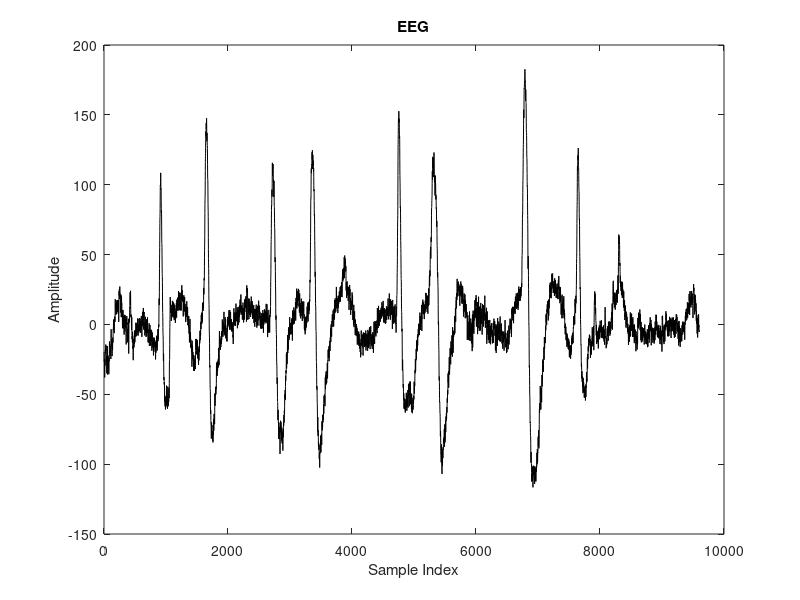

This chart was generated by the following MATLAB code: (Note: this script raises an error after producing the figure.)
% Aggelopous Sokratis 10396
% Skoularikis Anastasios 10458
close all

% Load data
data = load('train.mat');
eeg = data.train_eeg;
blinks = data.blinks;

% Plot EEG signal
figure;
plot(eeg(1, :), 'black');
title('EEG');
xlabel('Sample Index');
ylabel('Amplitude');
hold on;

seperate_blinks = split_blink_segments(blinks);

% Draw transparent patches for each blink 
y_limits = ylim;
for i = 1:length(seperate_blinks)
    blink = seperate_blinks{i};
    patch([blink(1) blink(end) blink(end) blink(1)], [y_limits(1) y_limits(1) y_limits(2) y_limits(2)], uint8([17 17 17]), 'FaceAlpha', 0.1, 'EdgeColor', 'none');
end

legend('EEG Signal', 'Blinks');
hold off;


%% Functions
function seperate_blinks = split_blink_segments(blinks)
    seperate_blinks = {};  
    start_idx = 1;
    for i = 1:length(blinks)-1
        if blinks(i+1) ~= blinks(i) + 1
            seperate_blinks{end+1} = blinks(start_idx:i);
            start_idx = i + 1;
        end
    end
    seperate_blinks{end+1} = blinks(start_idx:end);  % Add the last blink
end
